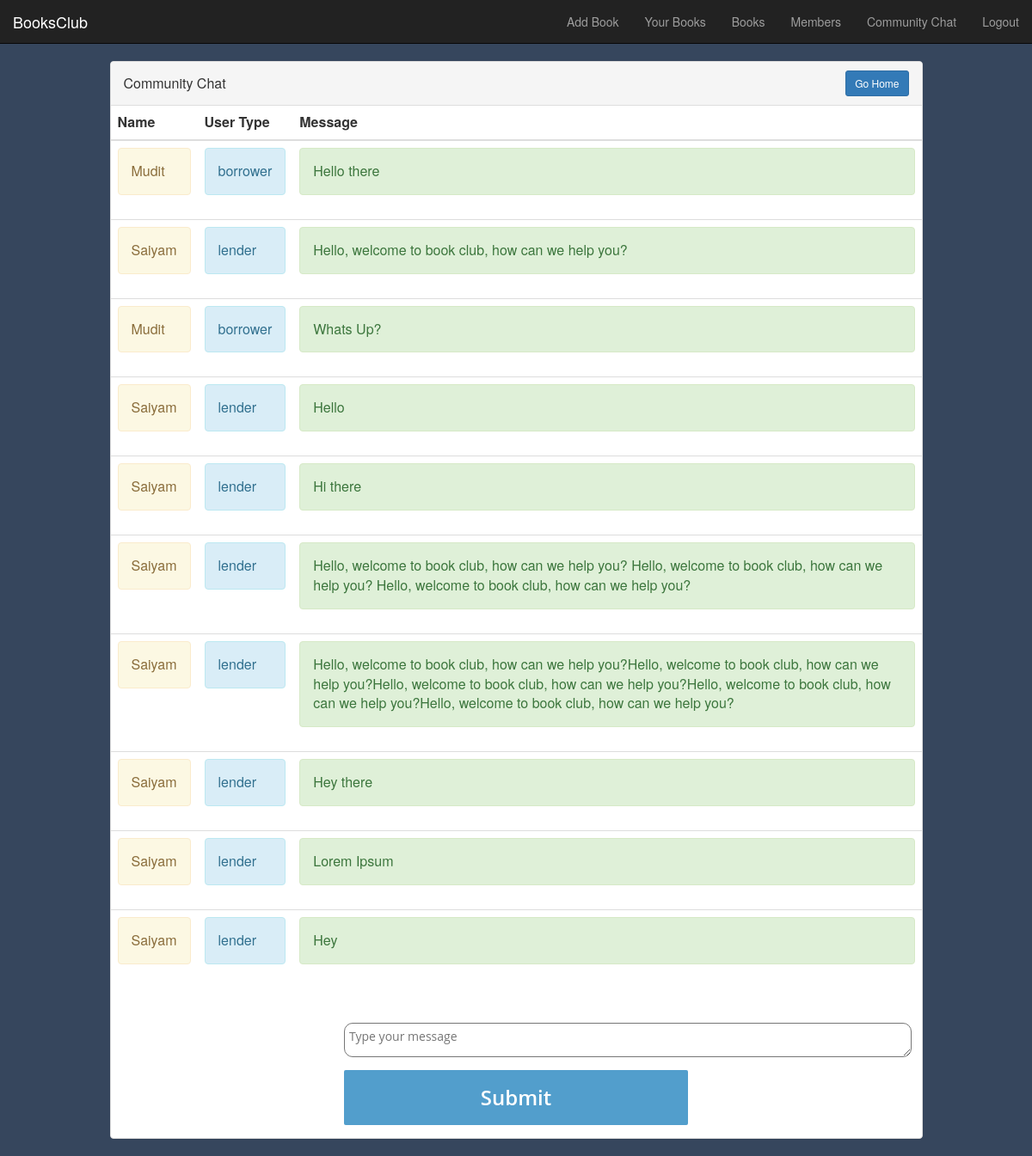
The page /chat.php (signed in) on the database its author committed.
### tables this page shows
CREATE TABLE `chat` (
  `ucid` int(11) NOT NULL,
  `uid` int(11) NOT NULL,
  `uname` varchar(500) NOT NULL,
  `type` varchar(500) NOT NULL,
  `msg` varchar(10000) NOT NULL
);

### chat.php (the view, shortened to what this page needs)
<html>
	<head>
<?php include("header.php"); ?>
<link href="style.css" rel="stylesheet" type="text/css">
  	</head>
	<body>
		<?php
		include("nav.php");
			include("connect.php");
      if($_SESSION["uid"])
      {
          $qr = "select * from chat";
          $res = mysqli_query($cn, $qr);
    ?>
    	<div class="container">
    <div class="row">
        <div class="col-md-10 col-md-offset-1">
            <div class="panel panel-default panel-table">
              <div class="panel-heading">
                <div class="row">
                  <div class="col col-xs-6">
                    <h3 class="panel-title">Community Chat</h3>
                  </div>
                  <div class="col col-xs-6 text-right">
                    <a href="processChatToHome.php" type="button" class="btn btn-sm btn-primary btn-create">Go Home</a>
                  </div>
                </div>
              </div>
              <div class="panel-body">
                <table class="table table-borderless">
                  <thead>
                    <tr>
                        <th class="hidden-xs">Name</th>
						<th>User Type</th>
				        <th>Message</th>
                    </tr>
                  </thead>
                  <tbody>
			<?php
				while($row = mysqli_fetch_array($res))
				{
			?>
				<tr>
                           <td><div class="alert alert-warning" role="alert"><?php echo $row[2] ?></div></td>
					        <td><div class="alert alert-info" role="alert"><?php echo $row[3] ?></div></td>
									<td><div class="alert alert-success" role="alert"><?php echo $row[4] ?></div></td>
                          </tr>
      <?php
        }
       ?>
     </table>
     <?php
      }
      ?><br/>
      <center><form name="frm1" action="processChat.php">
        	<textarea name="comment" placeholder="Type your message"></textarea><br/>
          <input type="submit" value="Submit">
        </form></center>
              </div>
            </div>
</div></div></div>
	</body>
</html>

### style.css (style rules this page uses)
body { margin: 0; padding: 0; background: #36465D; }
form { font-family: 'Open Sans', sans-serif; width: 400px; margin: auto; }
form input[type='submit'] { margin: 15px 0px; border: none; font-size: 24px; font-weight: 600; width: 100%; background: #529ECC; color: #FFFFFF; padding: 15px; border-radius: 2px; cursor: pointer; transition: background 0.2s; }
.panel-table .panel-body { padding:0; }
.panel-table .panel-heading .col h3 { line-height: 30px; height: 30px; }

### chat.php (style rules this page uses)
textarea { border-radius: 10px; height: 40px; width: 66rem; padding: 5px; }

### rows shown on the page
chat: uname "Mudit", type "borrower", msg "Hello there"
chat: uname "Saiyam", type "lender", msg "Hello, welcome to book club, how can we help you?"
chat: uname "Mudit", type "borrower", msg "Whats Up?"
chat: uname "Saiyam", type "lender", msg "Hello"
chat: uname "Saiyam", type "lender", msg "Hi there"
chat: uname "Saiyam", type "lender", msg "Hello, welcome to book club, how can we help you? Hello, welcome to book club, how can we help you? Hello, welcome to book club, how can we help you?"
chat: uname "Saiyam", type "lender", msg "Hello, welcome to book club, how can we help you?Hello, welcome to book club, how can we help you?Hello, welcome to book club, how can we help you?Hello, welcome to book club, how can we help you?Hello, welcome to book club, how can we help you?"
chat: uname "Saiyam", type "lender", msg "Hey there"
chat: uname "Saiyam", type "lender", msg "Lorem Ipsum"
chat: uname "Saiyam", type "lender", msg "Hey"
